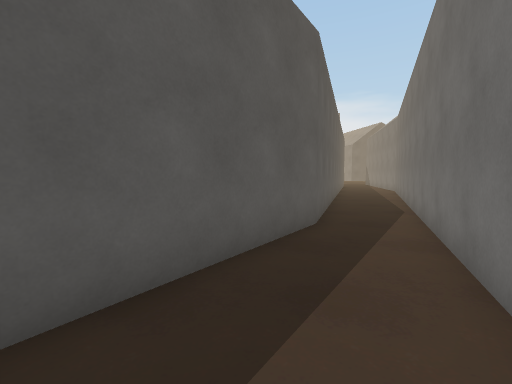
View 1 (above)

17 first-person views from a walk through a scene from a Unity 3-D project. The camera is 1.3 m above the floor, tilts 4° down and sees 90° across. The floor is counted in squares, 1 m on a side. Each view is taken from the middle of a square. On the plan, view 1 faces up. The plan holds only what a view shows up to about 13 squares ahead; the rest is blank. The place goes on beyond the plan. The player character is not drawn.

View 2
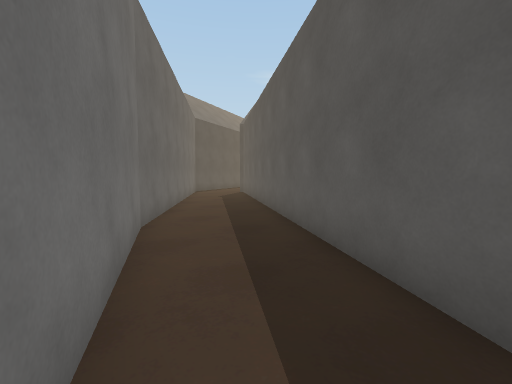

View 3
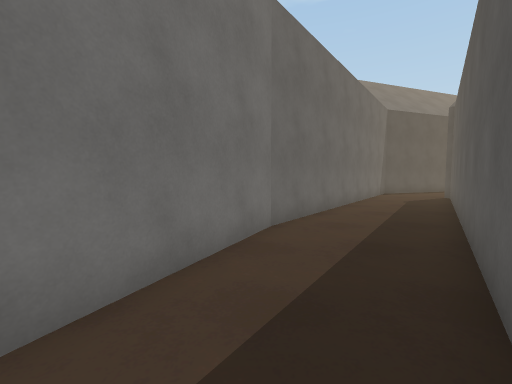

View 4
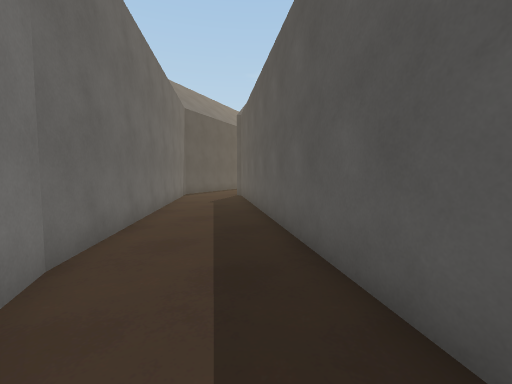

View 5
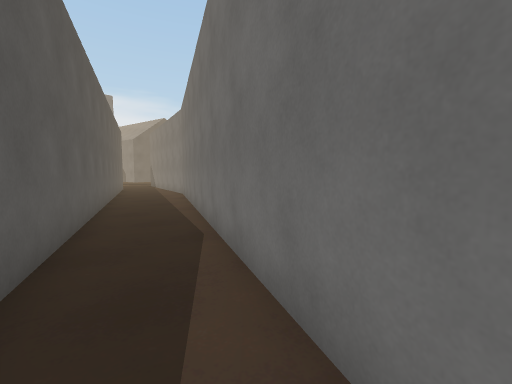

View 6
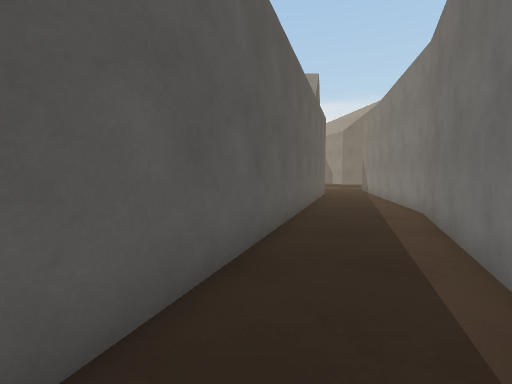

View 7
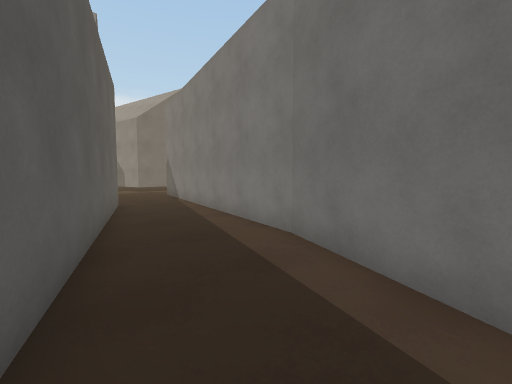

View 8
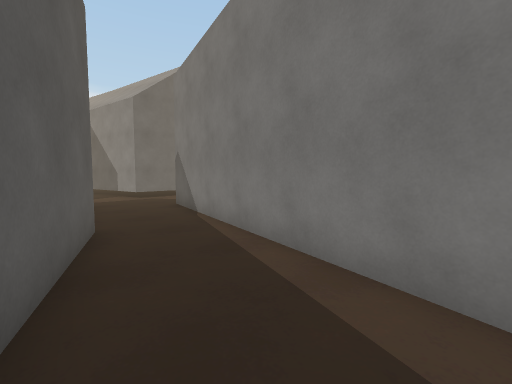

View 9
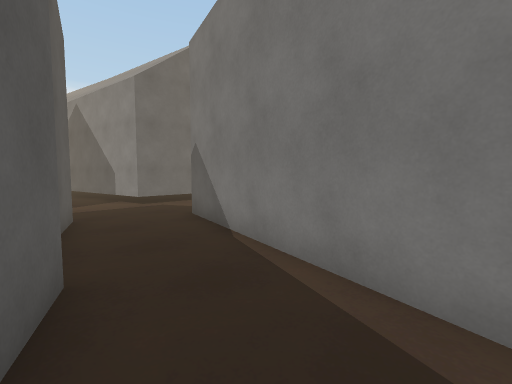

View 10
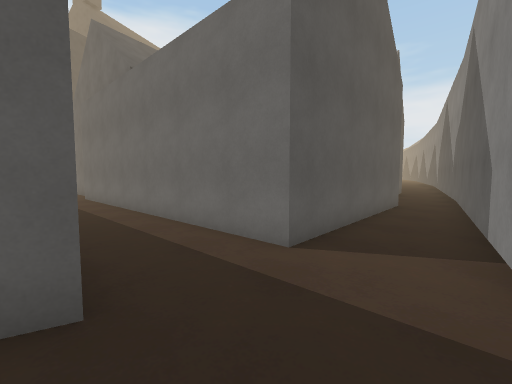

View 11
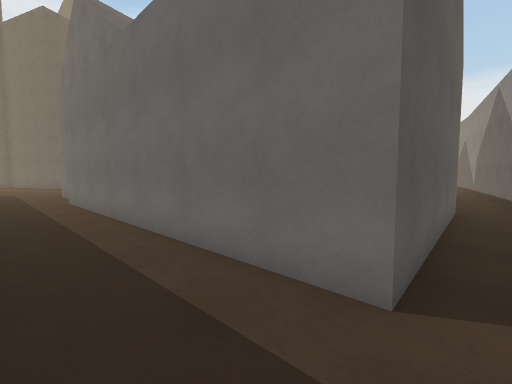

View 12
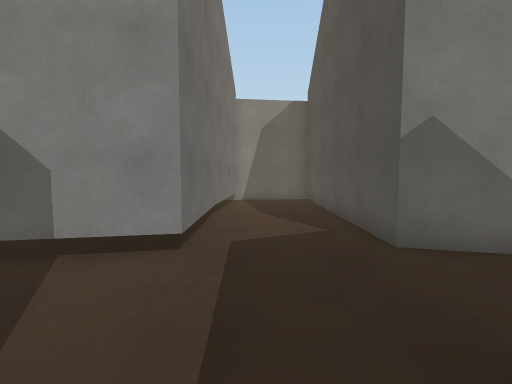

View 13
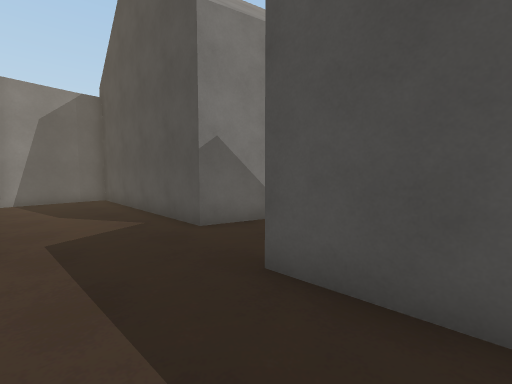

View 14
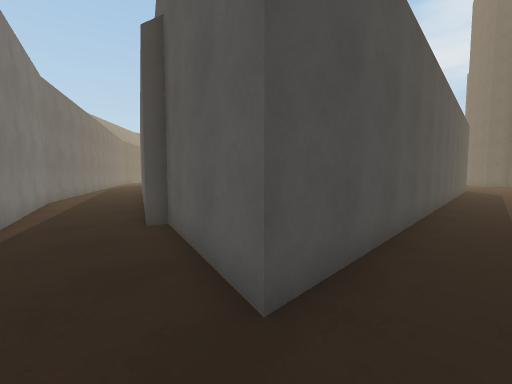

View 15
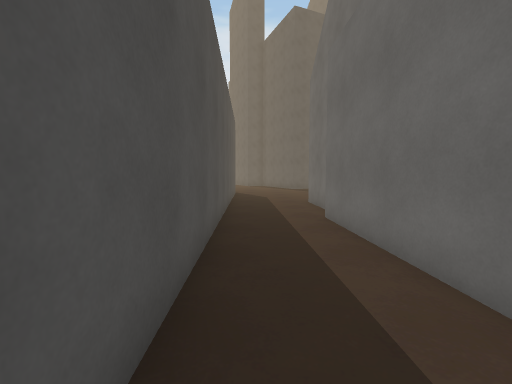

View 16
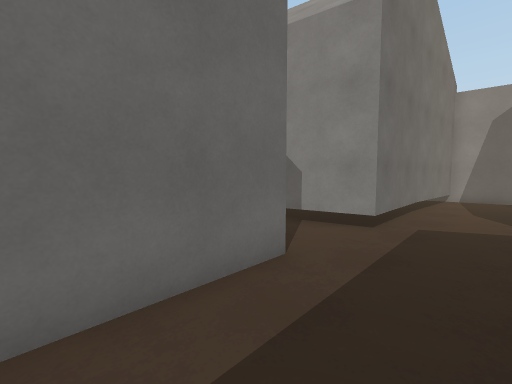

View 17
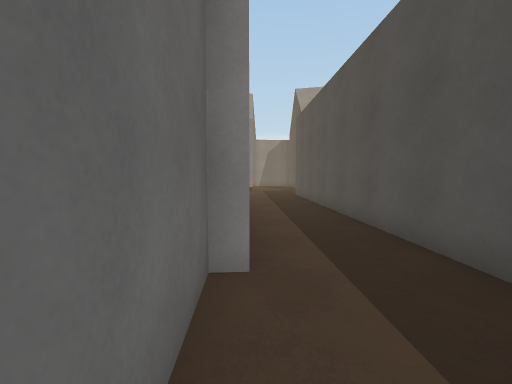

### Floor plan
Key: @ floor where view 1 was taken; # wall or solid block; . floor; O other object.
Columns run from 7 left of view 1 to 22 right of it. Each row starts with its distance up from view 1.
 40                  O.##
 39                  O..#
 38                  O..#
 37                  O..#
 36 #####        OOOOO..#
 35 ....OOOOOOOOO.......##########
 34 .............................#
 33 .............................#
 32 ##################...........#
 31                 ##..##########
 30                 ##..#
 29                 #...#
 28                 #...#
 27                 #..##
 26                ##..#
 25                #...#
 24                #...#
 23               ##..##
 22               #...#
 21               #...#
 20              ##...#
 19              #...##
 18             ##...#
 17             #...##
 16             #...#
 15            ##..##
 14            #...#
 13            #...#
 12           ##..##
 11           #...#
 10          ##..##
  9          #...#
  8          #..##
  7         ##..#
  6        ##..##
  5        #...#
  4       ##..##
  3      ##...#
  2     ##...##
  1     #....#
  0    ##..@##
 -1   ##....#
 -2   #....##
 -3  ##...##
 -4 ##....#
 -5 #....##
 -6 ....##
 -7 ...##
 -8 ...#

Where each view was taken, in squares from view 1:
view 1: 0 up, 0 right, facing up
view 2: 5 up, 3 right, facing down-left
view 3: 5 up, 1 right, facing down
view 4: 3 up, 1 right, facing down-left
view 5: 4 up, 2 right, facing up-right
view 6: 11 up, 5 right, facing up
view 7: 16 up, 6 right, facing up-right
view 8: 21 up, 8 right, facing up-right
view 9: 24 up, 9 right, facing up-right
view 10: 32 up, 13 right, facing up-left
view 11: 33 up, 11 right, facing up-left
view 12: 34 up, 9 right, facing right
view 13: 35 up, 8 right, facing down-right
view 14: 34 up, 12 right, facing down-left
view 15: 33 up, 5 right, facing left
view 16: 33 up, 7 right, facing up-right
view 17: 35 up, 6 left, facing right
